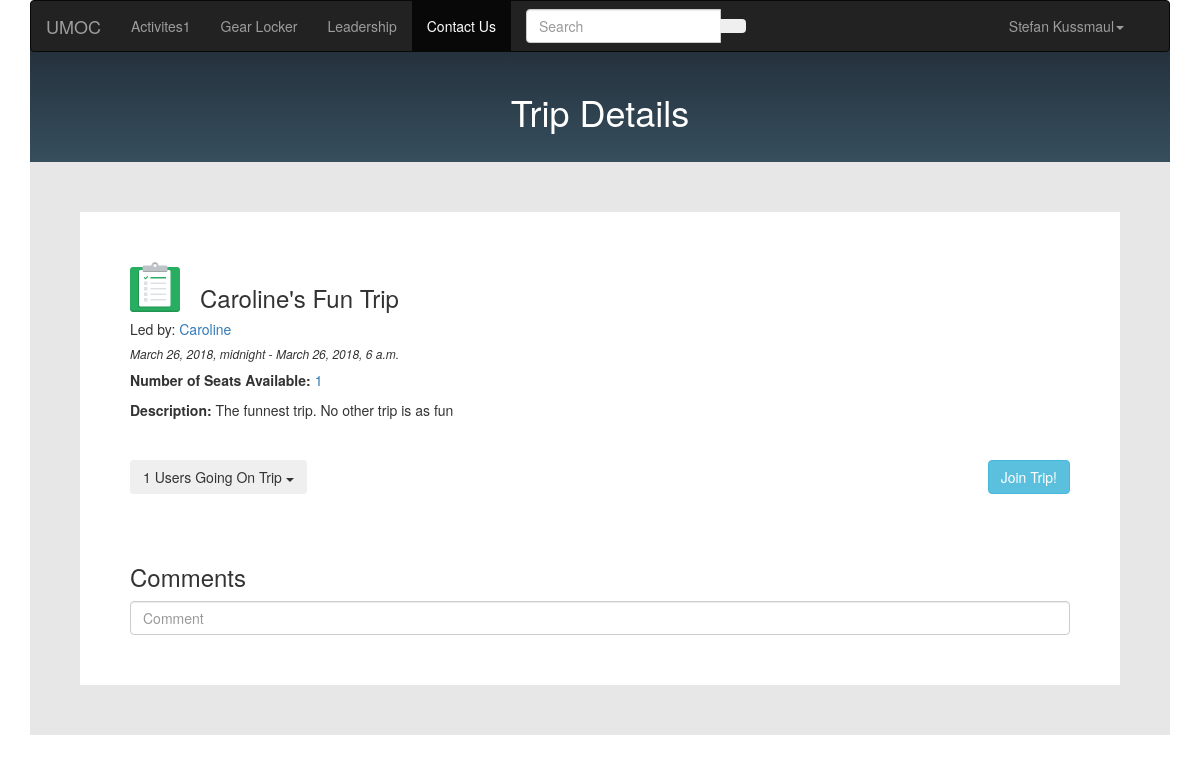
The app's page /trip/3/ with its own data.
### umoc/models.py (models this page shows, shortened)
class Trip(models.Model):
	name = models.CharField(max_length=20, help_text='Enter Trip Name')
	description = models.TextField(help_text='Enter description and informatin for trip')
	num_seats = models.PositiveSmallIntegerField(verbose_name='Number of Seats', help_text='Enter number of seats available for the trip')
	thumbnail = models.ImageField(help_text='Upload an image to show alongside this trip')
	start_time = models.DateTimeField(help_text='Select Start Time of the Trip')
	end_time = models.DateTimeField(help_text='Select End Time of the Trip')
	cancelled = models.BooleanField(default=False, help_text='Click to Cancel')
	TAGS = (
		('r', 'Rock Climbing'),
		('h', 'Hiking'),
		('s', 'Ski and Board'),
		('sk', 'Skiing'),
		('sn', 'Snowboarding'),
		('c', 'Cabin Trip'),
	)
	tag = models.CharField(max_length=2, choices=TAGS, blank=True, help_text='Select a tag to help classify this trip')
	leader = models.ForeignKey(User, on_delete=models.SET_NULL, null=True, help_text='Select a user to be in charge of organizing and leading this trip', verbose_name='Trip Leader/Organizer', related_name='trip_leader') # NOTE: NOT SURE IF ON_DELETE AND NULL ARE SET AS WE WANT
	participants = models.ManyToManyField(User, help_text='Select users who are signed up to go on the trip') # TODO: VALIDATE IT IS LESS THAN NUM_SEATS. Also, figure out if this works.
	class Meta:
		ordering = ['start_time']

class User(models.Model):
	first_name = models.CharField(max_length=20, help_text='Enter your first name', verbose_name='First Name')
	last_name = models.CharField(max_length=20, help_text='Enter your last name', verbose_name='Last Name')
	dob = models.DateField(verbose_name='Date of Birth', help_text='Enter your birth date in the format "YYYY-MM-DD"')
	email = models.EmailField(max_length=30, unique=True, help_text='Enter your email address')
	password = models.CharField(max_length=20) # TODO: store safely using dedicated authentication
	profile_img = models.ImageField(verbose_name='Profile Image')
	phone_num = models.CharField(max_length=10, verbose_name='Phone Number', validators=[phone_regex])
	contact_name = models.CharField(max_length=40, help_text='Enter name of an emergency contact', blank=True)
	contact_phone = models.CharField(max_length=10, verbose_name='Contact Phone Number', help_text='Enter phone number for emergency contact', validators=[phone_regex], blank=True)
	can_comment = models.BooleanField(help_text='Set whether user can leave comments on trips', default=True)
	can_join_trip = models.BooleanField(help_text='Allow user to sign up for trips?', default=False)
	ADMIN_LEVELS = (
		('u', 'User'),
		('l', 'Leader'),
		('a', 'Admin'),
	)
	admin_level = models.CharField(max_length=1, choices=ADMIN_LEVELS, default='u')
	class Meta:
		ordering = ['last_name', 'first_name', 'admin_level']
	def __str__(self):
		return '{}, {}'.format(self.last_name, self.first_name)

### umoc/views.py (the view, shortened to what this page needs)
# urls.py: url(r'^trip/(?P<pk>\d+)/$', views.TripInfoView.as_view(), name='trip_info'),
class TripInfoView(generic.DetailView):
	model = Trip
	template_name = 'trip_info.html'

### umoc/templates/trip_info.html (shortened to what this page needs)
{% extends "template.html" %}
{% block content %}
  <head>
    {% load static %}
    <link rel="stylesheet" href="{% static 'css/trip_info.css' %}">
  </head>
  <body>
    <div id="headingbox"><h1>Trip Details</h1></div>
    <div id="form">
      <div id="wrapper">
        <div id="white_form">
        {% load static %}
        <img id="clipboard" src="{% static 'img/clipboard.png' %}" alt="clipboard"><h3 id="trip_name">{{trip.name}}</h3>
        <h5>Led by: <a href="{% url 'profile'%}">{{trip.leader.first_name}}</a></h5>
        <h6><i>{{trip.start_time}} - {% if trip.end_time %}{{trip.end_time}}{% endif %}</i></h6>
        <p><strong>Number of Seats Available:</strong> <a href="">{{ trip.num_seats }}</a></p>
        <p id="description"><strong>Description:</strong> {{ trip.description }}</p>
          <div class="btn-group">
            <button class="btn btn-inverse dropdown-toggle" type="button" data-toggle="dropdown">{{ trip.num_seats }} Users Going On Trip <span class="caret"></span>
            </button>
        </div>
        <button id="sign_up" class="btn btn-info">Join Trip!</button>
		<h3 id="comments">Comments</h3>
        <input type="text" placeholder="Comment" class="form-control" />
        </div>
    </body>
  {% endblock %}

### umoc/static/css/trip_info.css (style rules this page uses)
#headingbox { border: 10px; background: #202a35; padding:50px; margin-top:-50px; background: linear-gradient(#202a35, #3b5666); background-clip: border-box; }
#form { background: #e7e7e7; margin-top: -30px; height:100%; background-clip: border-box; }
h1 { text-align: center; color: white; }
#wrapper { padding: 50px; }
#white_form { background-color: white; padding: 50px; }
#trip_name { display: inline; padding-left: 20px; vertical-align: bottom; padding-bottom: 30px; }
#clipboard { display: inline; height:50px; }
#description { padding-bottom:30px; }
#comments { padding-top: 50px; }
#sign_up { float:right; }

### records on screen
Trip: name "Caroline's Fun Trip", leader.first_name "Caroline", start_time "March 26, 2018, midnight", end_time "March 26, 2018, 6 a.m.", num_seats "1", description "The funnest trip. No other trip is as fun"
